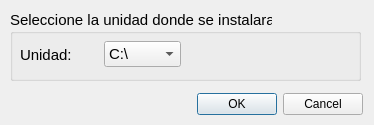
<?xml version="1.0" encoding="UTF-8"?>
<ui version="4.0">
 <class>Frm_Destino</class>
 <widget class="QWidget" name="Frm_Destino">
  <property name="geometry">
   <rect>
    <x>0</x>
    <y>0</y>
    <width>374</width>
    <height>125</height>
   </rect>
  </property>
  <property name="minimumSize">
   <size>
    <width>374</width>
    <height>125</height>
   </size>
  </property>
  <property name="maximumSize">
   <size>
    <width>374</width>
    <height>125</height>
   </size>
  </property>
  <property name="windowTitle">
   <string>Destino...</string>
  </property>
  <widget class="QGroupBox" name="groupBox">
   <property name="geometry">
    <rect>
     <x>10</x>
     <y>10</y>
     <width>351</width>
     <height>71</height>
    </rect>
   </property>
   <property name="font">
    <font>
     <family>Arial</family>
     <pointsize>11</pointsize>
    </font>
   </property>
   <property name="title">
    <string>Seleccione la unidad donde se instalara:</string>
   </property>
   <widget class="QWidget" name="">
    <property name="geometry">
     <rect>
      <x>10</x>
      <y>30</y>
      <width>161</width>
      <height>29</height>
     </rect>
    </property>
    <layout class="QHBoxLayout" name="horizontalLayout">
     <item>
      <widget class="QLabel" name="label">
       <property name="text">
        <string>Unidad:</string>
       </property>
      </widget>
     </item>
     <item>
      <widget class="QComboBox" name="comboBox">
       <property name="font">
        <font>
         <pointsize>11</pointsize>
        </font>
       </property>
       <item>
        <property name="text">
         <string>C:\</string>
        </property>
       </item>
       <item>
        <property name="text">
         <string>D:\</string>
        </property>
       </item>
       <item>
        <property name="text">
         <string>E:\</string>
        </property>
       </item>
       <item>
        <property name="text">
         <string>F:\</string>
        </property>
       </item>
       <item>
        <property name="text">
         <string>G:\</string>
        </property>
       </item>
       <item>
        <property name="text">
         <string>H:\</string>
        </property>
       </item>
       <item>
        <property name="text">
         <string>I:\</string>
        </property>
       </item>
       <item>
        <property name="text">
         <string>J:\</string>
        </property>
       </item>
       <item>
        <property name="text">
         <string>K:\</string>
        </property>
       </item>
       <item>
        <property name="text">
         <string>L:\</string>
        </property>
       </item>
       <item>
        <property name="text">
         <string>M:\</string>
        </property>
       </item>
       <item>
        <property name="text">
         <string>N:\</string>
        </property>
       </item>
       <item>
        <property name="text">
         <string>O:\</string>
        </property>
       </item>
      </widget>
     </item>
    </layout>
   </widget>
  </widget>
  <widget class="QDialogButtonBox" name="buttonBox">
   <property name="geometry">
    <rect>
     <x>170</x>
     <y>90</y>
     <width>193</width>
     <height>28</height>
    </rect>
   </property>
   <property name="standardButtons">
    <set>QDialogButtonBox::Cancel|QDialogButtonBox::Ok</set>
   </property>
  </widget>
 </widget>
 <resources/>
 <connections/>
</ui>
